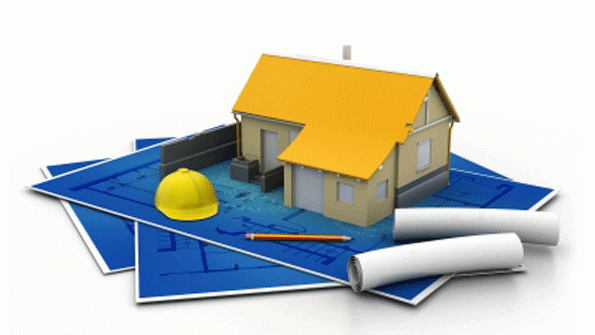
%> input picture Module 2/Class 2/Construc.bmp, 595 x 335 px
$ octave Class_4_1.m   (GNU Octave 9; MATLAB toolbox functions it lacks are replaced by stand-ins)
%> lines starting %> are read from the running program, lines starting %| are printed output that depends on the picture
close all;
[D, map]=imread('Construc.bmp');
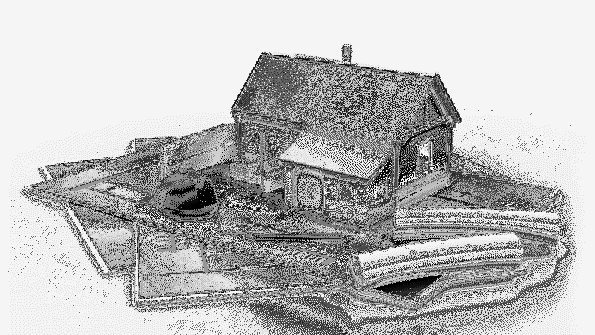
%> D: size 335x595 uint8; min 0, max 250, mean 189
%> map = 252 rows, first 12: [0.0157 0.0706 0.173; 0.612 0.541 0.0157; 0.675 0.604 0.0157; 0.863 0.792 0.0471; 0.58 0.102 0.0157; 0.0471 0.322 0.518; 0.737 0.776 0.769; 0.298 0.322 0.298; 0.675 0.604 0.455; 0.831 0.933 0.988; 0.173 0.447 0.549; 0.737 0.667 0.0157]
I = ind2gray(D, map);
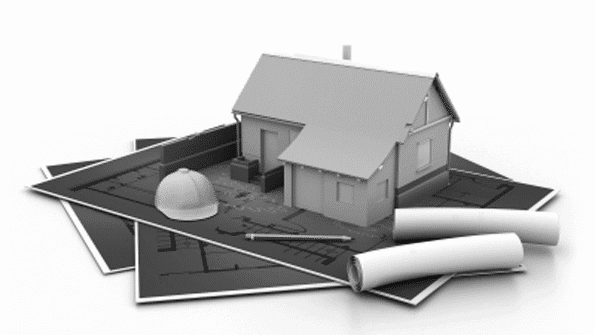
%> I: size 335x595 uint8; min 17, max 253, mean 196.9
figure, imshow(I);
MaxI = max(I(:));
%> MaxI = 253
NI = MaxI - I;
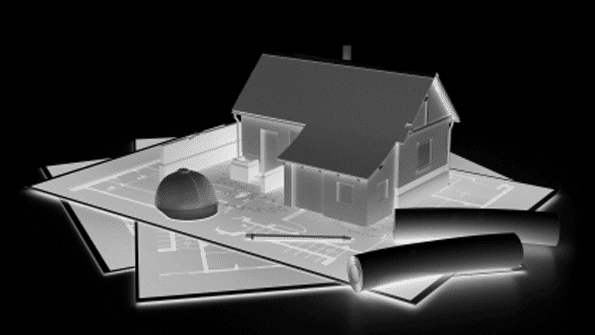
%> NI: size 335x595 uint8; min 0, max 236, mean 56.1
figure, subplot(1,2,1),imshow(I);
subplot(1,2,2), imshow(NI);
